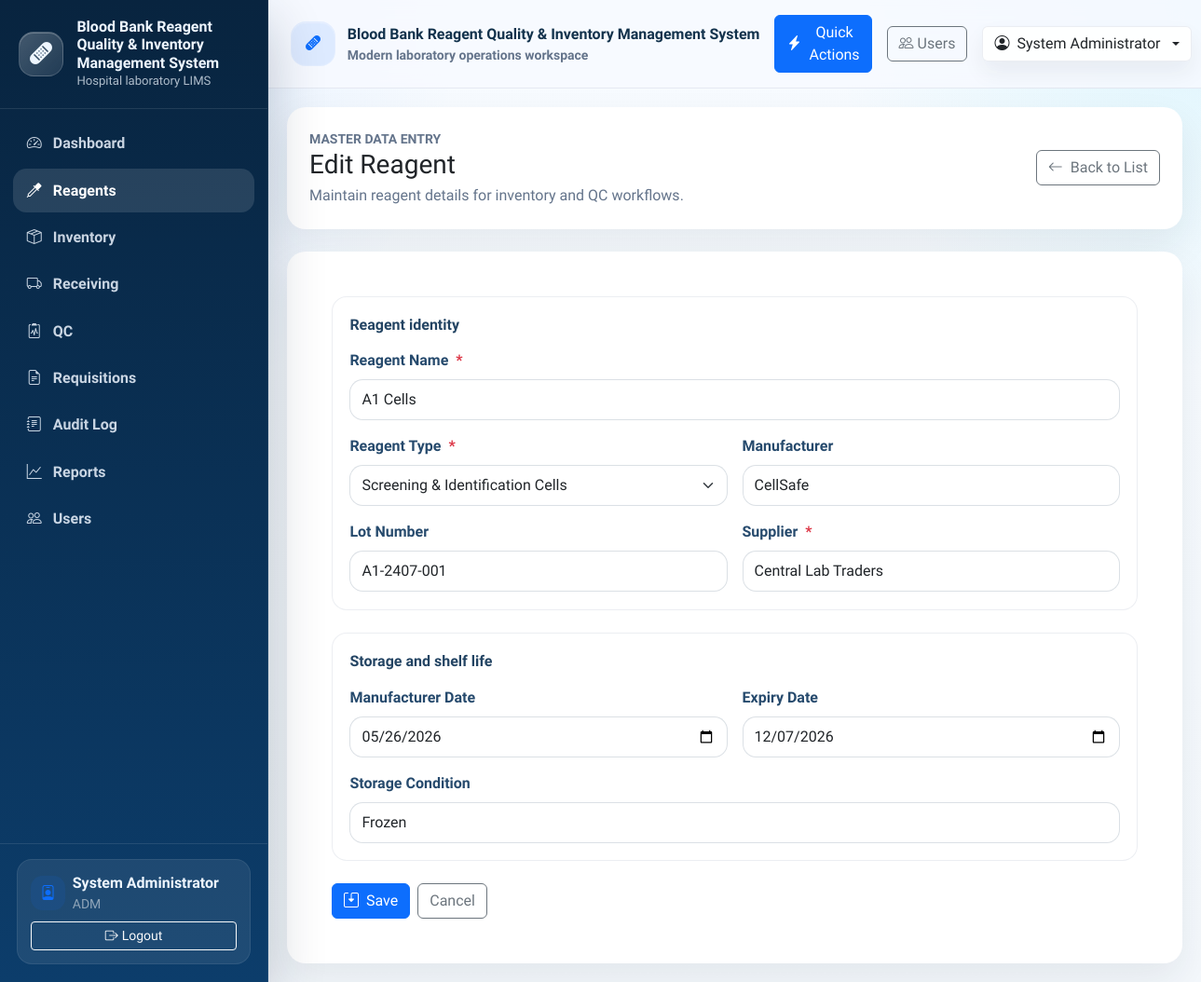
Page /reagents/edit/33 (signed in) on the committed database.
### tables this page shows
CREATE TABLE User (
    user_id INTEGER PRIMARY KEY AUTOINCREMENT,
    username TEXT NOT NULL UNIQUE,
    password_hash TEXT NOT NULL,
    full_name TEXT NOT NULL,
    email TEXT UNIQUE,
    role TEXT NOT NULL DEFAULT 'staff',
    is_active INTEGER NOT NULL DEFAULT 1 CHECK (is_active IN (0, 1)),
    created_at TEXT NOT NULL DEFAULT CURRENT_TIMESTAMP,
    updated_at TEXT
);

CREATE TABLE Reagent (
    reagent_id INTEGER PRIMARY KEY AUTOINCREMENT,
    reagent_code TEXT NOT NULL UNIQUE,
    reagent_name TEXT NOT NULL,
    supplier_id INTEGER,
    manufacturer TEXT,
    category TEXT,
    unit_of_measure TEXT NOT NULL,
    storage_condition TEXT,
    critical_level INTEGER NOT NULL DEFAULT 0,
    is_active INTEGER NOT NULL DEFAULT 1 CHECK (is_active IN (0, 1)),
    created_at TEXT NOT NULL DEFAULT CURRENT_TIMESTAMP,
    updated_at TEXT, reagent_type TEXT, lot_number TEXT, manufacturer_date TEXT, expiry_date TEXT, supplier TEXT, minimum_level REAL NOT NULL DEFAULT 0,
    FOREIGN KEY (supplier_id) REFERENCES Supplier(supplier_id)
        ON UPDATE CASCADE
        ON DELETE SET NULL
);

### controller.py (the view, shortened to what this page needs)
    @app.route("/reagents/edit/<int:reagent_id>", methods=("GET", "POST"))
    @login_required
    @role_required("ADM")
    def reagent_edit(reagent_id):
        reagent = model.get_reagent(reagent_id)
        if reagent is None:
            flash("Reagent not found.", "warning")
            return redirect(url_for("reagent_list"))
        form = ReagentForm()
        form.reagent_type.choices = reagent_type_choices(reagent["reagent_type"])
        if request.method == "GET":
            form.reagent_name.data = reagent["reagent_name"]
            form.reagent_type.data = reagent["reagent_type"]
            form.manufacturer.data = reagent["manufacturer"]
            form.lot_number.data = reagent["lot_number"]
            form.manufacturer_date.data = date.fromisoformat(reagent["manufacturer_date"]) if reagent["manufacturer_date"] else None
            form.expiry_date.data = date.fromisoformat(reagent["expiry_date"]) if reagent["expiry_date"] else None
            form.storage_condition.data = reagent["storage_condition"]
            form.supplier.data = reagent["supplier"]
        return view.render_reagent_form(form=form, form_title="Edit Reagent")

### templates/reagents/form.html (shortened to what this page needs)
{% extends "base.html" %}
{% import "_macros.html" as ui %}
{% block content %}
<div class="row justify-content-center">
  <div class="col-12 col-xxl-10">
    <div class="card border-0 mb-4">
      <div class="card-body p-4">
        <div class="d-flex flex-column flex-md-row justify-content-between align-items-md-center gap-3">
          <div>
            <div class="small text-uppercase text-muted fw-semibold">Master data entry</div>
            <h1 class="h3 mb-1">{{ form_title }}</h1>
            <p class="text-muted mb-0">Maintain reagent details for inventory and QC workflows.</p>
          </div>
          <a class="btn btn-outline-secondary" href="{{ url_for('reagent_list') }}">
            <i class="bi bi-arrow-left me-2"></i>Back to List
          </a>
        </div>
      </div>
    </div>
    <div class="card border-0">
      <div class="card-body p-4 p-lg-5">
        <form method="post" novalidate>
          <div class="form-section mb-4">
            <div class="form-section-title">Reagent identity</div>
            <div class="row g-3">
              {{ ui.render_field(form.reagent_name, wrapper_class="col-12", placeholder="Enter reagent name") }}
              {{ ui.render_select(form.reagent_type, wrapper_class="col-md-6") }}
              {{ ui.render_field(form.manufacturer, wrapper_class="col-md-6", placeholder="Manufacturer") }}
              {{ ui.render_field(form.lot_number, wrapper_class="col-md-6", placeholder="Lot number") }}
              {{ ui.render_field(form.supplier, wrapper_class="col-md-6", placeholder="Supplier name") }}
            </div>
          </div>
          <div class="form-section mb-4">
            <div class="form-section-title">Storage and shelf life</div>
            <div class="row g-3">
              {{ ui.render_date(form.manufacturer_date, wrapper_class="col-md-6") }}
              {{ ui.render_date(form.expiry_date, wrapper_class="col-md-6") }}
              {{ ui.render_field(form.storage_condition, wrapper_class="col-12", placeholder="Storage condition") }}
            </div>
          </div>
          <div class="d-flex flex-wrap gap-2">
            <button type="submit" class="btn btn-primary">
              <i class="bi bi-save2 me-2"></i>Save
            </button>
            <a class="btn btn-outline-secondary" href="{{ url_for('reagent_list') }}">Cancel</a>
          </div>
        </form>
      </div>
    </div>
  </div>
</div>
{% endblock %}

### templates/base.html (shortened to what this page needs)
<!doctype html>
<html lang="en">
<head>
  <link href="https://cdn.jsdelivr.net/npm/bootstrap@5.3.3/dist/css/bootstrap.min.css" rel="stylesheet">
  <link href="https://cdn.jsdelivr.net/npm/bootstrap-icons@1.11.3/font/bootstrap-icons.min.css" rel="stylesheet">
  <link href="https://cdn.datatables.net/1.13.8/css/dataTables.bootstrap5.min.css" rel="stylesheet">
  <link href="https://cdn.datatables.net/buttons/2.4.2/css/buttons.bootstrap5.min.css" rel="stylesheet">
  <link href="{{ url_for('static', filename='css/app.css') }}" rel="stylesheet">
</head>
<body class="app-shell">
  {% include "navbar.html" %}
  <div class="app-main">
    <header class="topbar">
      <div class="topbar-inner container-fluid py-3 px-3 px-lg-4 d-flex align-items-center justify-content-between gap-3">
        <div class="d-flex align-items-center gap-3 min-w-0">
          <div class="topbar-title min-w-0">
            <div class="brand-mark bg-soft-primary">
              <i class="bi bi-bandaid-fill"></i>
            </div>
            <div class="min-w-0">
              <div class="text-truncate">Blood Bank Reagent Quality & Inventory Management System</div>
              <div class="small text-muted">Modern laboratory operations workspace</div>
            </div>
          </div>
        </div>
        <div class="d-flex align-items-center gap-2 gap-lg-3">
          {% if g.user %}
            <button class="btn btn-primary d-none d-md-inline-flex align-items-center gap-2" data-bs-toggle="modal" data-bs-target="#quickActionsModal">
              <i class="bi bi-lightning-charge-fill"></i>
              Quick Actions
            </button>
            {% if g.user.role == 'ADM' %}
              <a class="btn btn-outline-secondary d-none d-md-inline-flex" href="{{ url_for('register') }}">
                <i class="bi bi-people me-1"></i>Users
              </a>
            {% endif %}
            <div class="dropdown">
              <button class="btn user-chip dropdown-toggle d-flex align-items-center gap-2" data-bs-toggle="dropdown" aria-expanded="false">
                <i class="bi bi-person-circle"></i>
                <span class="d-none d-md-inline">{{ g.user.full_name or g.user.username }}</span>
              </button>
            </div>
          {% else %}
            <a class="btn btn-outline-primary" href="{{ url_for('login') }}">
              <i class="bi bi-box-arrow-in-right me-1"></i>Login
            </a>
          {% endif %}
        </div>
      </div>
    </header>
    <main class="content">
      {% block content %}{% endblock %}
    </main>
  </div>
  <div class="toast-container position-fixed top-0 end-0 p-3">
  </div>
</body>
</html>

### templates/_macros.html (shortened to what this page needs)
{% macro render_field(field, wrapper_class="col-12", input_class="form-control", field_type="text", placeholder="", help_text="", step="") -%}
<div class="{{ wrapper_class }}">
  <label for="{{ field.id }}" class="form-label fw-semibold">
    {{ field.label.text }}
    {% if field.flags.required %}<span class="text-danger ms-1">*</span>{% endif %}
  </label>
  {% if step %}
    {{ field(
      class=(input_class ~ (' is-invalid' if field.errors else '')),
      id=field.id,
      type=field_type,
      placeholder=placeholder,
      step=step,
      required=field.flags.required
    ) }}
  {% else %}
    {{ field(
      class=(input_class ~ (' is-invalid' if field.errors else '')),
      id=field.id,
      type=field_type,
      placeholder=placeholder,
      required=field.flags.required
    ) }}
  {% endif %}
</div>
{%- endmacro %}
{% macro render_select(field, wrapper_class="col-12", help_text="") -%}
<div class="{{ wrapper_class }}">
  <label for="{{ field.id }}" class="form-label fw-semibold">
    {{ field.label.text }}
    {% if field.flags.required %}<span class="text-danger ms-1">*</span>{% endif %}
  </label>
  {{ field(
    class=('form-select' ~ (' is-invalid' if field.errors else '')),
    id=field.id,
    required=field.flags.required
  ) }}
</div>
{%- endmacro %}
{% macro render_date(field, wrapper_class="col-md-6", help_text="") -%}
  {{ render_field(field, wrapper_class=wrapper_class, field_type="date", help_text=help_text) }}
{%- endmacro %}

### templates/navbar.html (shortened to what this page needs)
{% set nav_items = [
  ('dashboard', 'Dashboard', 'bi-speedometer2', 'dashboard'),
  ('reagent_list', 'Reagents', 'bi-eyedropper', 'reagent'),
  ('inventory_list', 'Inventory', 'bi-box-seam', 'inventory'),
  ('receiving_list', 'Receiving', 'bi-truck', 'receiving'),
  ('qc_list', 'QC', 'bi-clipboard2-pulse', 'qc'),
  ('request_history', 'Requisitions', 'bi-file-earmark-text', 'request'),
  ('audit_log', 'Audit Log', 'bi-journal-text', 'audit'),
  ('reports', 'Reports', 'bi-graph-up', 'reports'),
] %}
<aside class="sidebar d-none d-lg-flex">
  <div class="sidebar-brand">
    <div class="brand-mark">
      <i class="bi bi-bandaid-fill fs-4"></i>
    </div>
    <div>
      <div class="brand-title">Blood Bank Reagent Quality & Inventory Management System</div>
      <div class="brand-subtitle">Hospital laboratory LIMS</div>
    </div>
  </div>
  <nav class="sidebar-nav nav flex-column">
    <a class="nav-link {% if request.endpoint == 'dashboard' %}active{% endif %}" href="{{ url_for('dashboard') }}">
      <i class="bi bi-speedometer2"></i>
      <span>Dashboard</span>
    </a>
    {% if g.user %}
      {% for endpoint, label, icon, token in nav_items[1:] %}
        {% if endpoint != 'audit_log' or g.user.role in ['SUP', 'ADM'] %}
        <a class="nav-link {% if token in (request.endpoint or '') %}active{% endif %}" href="{{ url_for(endpoint) }}">
          <i class="bi {{ icon }}"></i>
          <span>{{ label }}</span>
        </a>
        {% endif %}
      {% endfor %}
      {% if g.user.role == 'ADM' %}
        <a class="nav-link {% if request.endpoint == 'register' %}active{% endif %}" href="{{ url_for('register') }}">
          <i class="bi bi-people"></i>
          <span>Users</span>
        </a>
      {% endif %}
    {% else %}
      <a class="nav-link {% if request.endpoint == 'login' %}active{% endif %}" href="{{ url_for('login') }}">
        <i class="bi bi-box-arrow-in-right"></i>
        <span>Login</span>
      </a>
    {% endif %}
  </nav>
  <div class="sidebar-footer">
    {% if g.user %}
      <div class="sidebar-user">
        <div class="d-flex align-items-center gap-2 mb-2">
          <div class="activity-dot bg-soft-primary">
            <i class="bi bi-person-badge"></i>
          </div>
          <div class="min-w-0">
            <div class="fw-semibold text-truncate">{{ g.user.full_name or g.user.username }}</div>
            <div class="small text-white-50 text-uppercase">{{ g.user.role or 'staff' }}</div>
          </div>
        </div>
        <a class="btn btn-outline-light btn-sm w-100" href="{{ url_for('logout') }}">
          <i class="bi bi-box-arrow-right me-1"></i>Logout
        </a>
      </div>
    {% else %}
      <div class="small text-white-50">
        Public dashboard access is available. Sign in to manage records.
      </div>
    {% endif %}
  </div>
</aside>

### rows in the picture
User: user "System Administrator", user "ADM"
Reagent: reagent_name "A1 Cells", reagent_type "Screening & Identification Cells", manufacturer "CellSafe", lot_number "A1-2407-001", supplier "Central Lab Traders", manufacturer_date "05/26/2026", expiry_date "12/07/2026", storage_condition "Frozen"

### other values in the picture
{{ label }} "Reagents" "Inventory" "Receiving" "QC" "Requisitions" "Audit Log" "Reports"
{{ field.label.text }} "Reagent Name Manufacturer Lot Number Supplier Manufacturer Date Expiry Date Storage Condition"
{{ field.label.text }} "Reagent Type"
